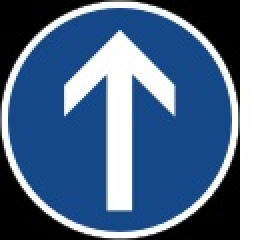
#> input picture new-traffic-signs/2/ahead-only.jpg, 127 x 120 px (shown 2 times larger)
$ jupyter execute --allow-errors Traffic_Sign_Classifier.ipynb   (shell and % lines are left out)
#> lines starting #> are read from the running program, lines starting #| are printed output that depends on the picture
#> (a cell that did not finish here is left out)

---
## Step 0: Load The Data

[cell 2]
# Load pickled data
import pickle

# TODO: Fill this in based on where you saved the training and testing data

training_file = 'train.p'
#validation_file=?
testing_file = 'test.p'

#> (the rest of this cell did not finish here and is left out)

---

## Step 1: Dataset Summary & Exploration

The pickled data is a dictionary with 4 key/value pairs:

- `'features'` is a 4D array containing raw pixel data of the traffic sign images, (num examples, width, height, channels).
- `'labels'` is a 1D array containing the label/class id of the traffic sign. The file `signnames.csv` contains id -> name mappings for each id.
- `'sizes'` is a list containing tuples, (width, height) representing the the original width and height the image.
- `'coords'` is a list containing tuples, (x1, y1, x2, y2) representing coordinates of a bounding box around the sign in the image. **THESE COORDINATES ASSUME THE ORIGINAL IMAGE. THE PICKLED DATA CONTAINS RESIZED VERSIONS (32 by 32) OF THESE IMAGES**

Complete the basic data summary below. Use python, numpy and/or pandas methods to calculate the data summary rather than hard coding the results. For example, the [pandas shape method](http://pandas.pydata.org/pandas-docs/stable/generated/pandas.DataFrame.shape.html) might be useful for calculating some of the summary results.

### Provide a Basic Summary of the Data Set Using Python, Numpy and/or Pandas

[cell 3]
### Replace each question mark with the appropriate value.
### Use python, pandas or numpy methods rather than hard coding the results
from PIL import Image
# TODO: Number of training examples
#> (the rest of this cell did not finish here and is left out)

### Include an exploratory visualization of the dataset

Visualize the German Traffic Signs Dataset using the pickled file(s). This is open ended, suggestions include: plotting traffic sign images, plotting the count of each sign, etc.

The [Matplotlib](http://matplotlib.org/) [examples](http://matplotlib.org/examples/index.html) and [gallery](http://matplotlib.org/gallery.html) pages are a great resource for doing visualizations in Python.

**NOTE:** It's recommended you start with something simple first. If you wish to do more, come back to it after you've completed the rest of the sections.

[cell 4]
### Data exploration visualization code goes here.
### Feel free to use as many code cells as needed.
import matplotlib.pyplot as plt
import random
import csv
import numpy as np
# Visualizations will be shown in the notebook.

def read_labels(fileName):
    with open(fileName, newline='', encoding="utf8") as csvFile:
        csvReader = csv.reader(csvFile)
        vals = [x[1] for x in csvReader][1:]
        return vals

#> (the rest of this cell did not finish here and is left out)

----

## Step 2: Design and Test a Model Architecture

Design and implement a deep learning model that learns to recognize traffic signs. Train and test your model on the [German Traffic Sign Dataset](http://benchmark.ini.rub.de/?section=gtsrb&subsection=dataset).

There are various aspects to consider when thinking about this problem:

- Neural network architecture
- Play around preprocessing techniques (normalization, rgb to grayscale, etc)
- Number of examples per label (some have more than others).
- Generate fake data.

Here is an example of a [published baseline model on this problem](http://yann.lecun.com/exdb/publis/pdf/sermanet-ijcnn-11.pdf). It's not required to be familiar with the approach used in the paper but, it's good practice to try to read papers like these.

**NOTE:** The LeNet-5 implementation shown in the [classroom](https://classroom.udacity.com/nanodegrees/nd013/parts/fbf77062-5703-404e-b60c-95b78b2f3f9e/modules/6df7ae49-c61c-4bb2-a23e-6527e69209ec/lessons/601ae704-1035-4287-8b11-e2c2716217ad/concepts/d4aca031-508f-4e0b-b493-e7b706120f81) at the end of the CNN lesson is a solid starting point. You'll have to change the number of classes and possibly the preprocessing, but aside from that it's plug and play!

### Pre-process the Data Set (normalization, grayscale, etc.)

Use the code cell (or multiple code cells, if necessary) to implement the first step of your project.

[cell 5]
### Preprocess the data here. Preprocessing steps could include normalization, converting to grayscale, etc.
### Feel free to use as many code cells as needed.

#things that can be tried
# - distort perspective
# - not sure about randomizing data sets
# gray scale - read somewhere - not much help
#

import cv2
#from skimage import exposure
import numpy as np
import scipy.ndimage
import tensorflow as tf
from sklearn.model_selection import train_test_split

print('Preprocessing data...')

# Image Normalization - a way to undo light differences
normalize = True
#  image sharpening filter
sharpen = False
# Histogram equalization - equalizes pixel values
equalize = False
# Adaptive histogram equalization
clahe = False
# Gaussian blur
gaussian_blur = False

# [7 lines left out: function equalize_histogram, not called in this run]

def preprocess_image(img):
    if equalize:
        img = equalize_histogram(img)
    if clahe:
        cl = cv2.createCLAHE(clipLimit=4.0, tileGridSize=(2,2))
        img = cv2.cvtColor(img, cv2.COLOR_RGB2Lab);
        channels = cv2.split(img)
        # apply to the 'L' channel
        channels[0] = cl.apply(channels[0])
        img = cv2.merge(channels)
        img = cv2.cvtColor(img, cv2.COLOR_Lab2RGB);
    if normalize:
        img = (img - [128])/128
    if gaussian_blur:
        img = cv2.GaussianBlur(img,(3,3),0)
    if sharpen:
        kernel = np.array([[-1,-1,-1], [-1,10,-1], [-1,-1,-1]])
        img = cv2.filter2D(img, -1, kernel)
    return img

print("Images before preprocessing:")
#> (the rest of this cell did not finish here and is left out)

### Model Architecture

[cell 6]
### Define your architecture here.
### Feel free to use as many code cells as needed.

import tensorflow as tf
from tensorflow.contrib.layers import flatten

EPOCHS = 10
BATCH_SIZE = 128

# [52 lines left out: function LeNet, not called in this run]

print('model architecture defined')

### Train, Validate and Test the Model

A validation set can be used to assess how well the model is performing. A low accuracy on the training and validation
sets imply underfitting. A high accuracy on the test set but low accuracy on the validation set implies overfitting.

[cell 7]
### Train your model here.
### Calculate and report the accuracy on the training and validation set.
### Once a final model architecture is selected,
### the accuracy on the test set should be calculated and reported as well.
### Feel free to use as many code cells as needed.
import time
print ('creating the model...')

#> (the rest of this cell did not finish here and is left out)

---

## Step 3: Test a Model on New Images

To give yourself more insight into how your model is working, download at least five pictures of German traffic signs from the web and use your model to predict the traffic sign type.

You may find `signnames.csv` useful as it contains mappings from the class id (integer) to the actual sign name.

### Load and Output the Images

[cell 8]
import matplotlib.image as mpimg

new_imgs_labels = [35, 18, 38, 25, 25, 14]
imageNames = ['ahead-only.jpg', 'general-caution.jpg', 'keep-right.jpg', 'road-work.jpg', 'construction.jpg', 'stop.jpg']

#'speed-limit.jpg', 'speed-limit2.jpg'

images = []

for imgName in imageNames:
    img = mpimg.imread('new-traffic-signs/2/' + imgName)
#> img is the input picture: shape (120, 127, 3); mean R, G, B 76.4, 103.3, 136.8
    img = preprocess_image(img)
    img = cv2.resize(img,(32,32))
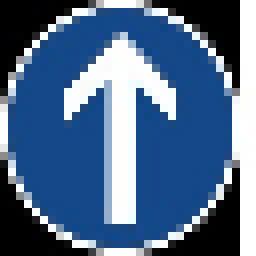
#> img: shape (32, 32, 3) float64 (shown 8 times larger); mean of channels 0, 1, 2 -0.38, -0.17, 0.0906; drawn with min black and max white
    images.append(img)
    plt.imshow(img)
    plt.show()
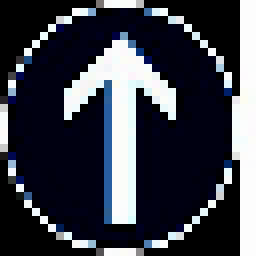
#> shown: shape (32, 32, 3) float64 (shown 8 times larger); mean R, G, B 0.236, 0.247, 0.287
#> pass 2 of the loop `for imgName in imageNames:`:
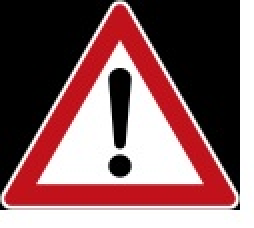
#> input picture new-traffic-signs/2/general-caution.jpg, 127 x 114 px (shown 2 times larger)
#> img is the input picture: shape (114, 127, 3); mean R, G, B 132.7, 94.6, 96.8
#> `img = cv2.resize(img,(32,32))`:
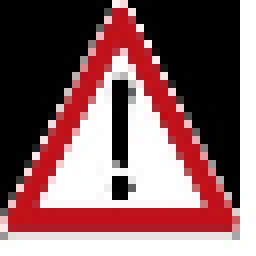
#> img: shape (32, 32, 3) float64 (shown 8 times larger); mean of channels 0, 1, 2 0.0506, -0.246, -0.23; drawn with min black and max white
#> `plt.show()`:
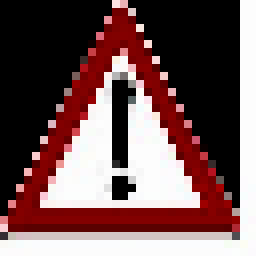
#> shown: shape (32, 32, 3) float64 (shown 8 times larger); mean R, G, B 0.45, 0.331, 0.332
#> pass 3 of the loop `for imgName in imageNames:`:
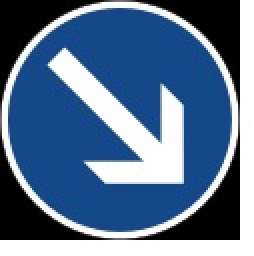
#> input picture writeup-images/keep-right.jpg, 127 x 128 px, found by its file name (shown 2 times larger)
#> img is the input picture: shape (128, 127, 3); mean R, G, B 87.2, 112.6, 144
#> `img = cv2.resize(img,(32,32))`:
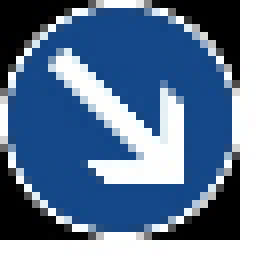
#> img: shape (32, 32, 3) float64 (shown 8 times larger); mean of channels 0, 1, 2 -0.294, -0.0958, 0.149; drawn with min black and max white
#> `plt.show()`:
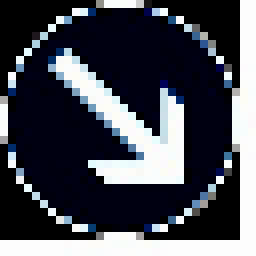
#> shown: shape (32, 32, 3) float64 (shown 8 times larger); mean R, G, B 0.282, 0.292, 0.329
#> the loop made 6 passes; the first 3 are shown

extra_features = images
extra_labels = imageNames
extra_img_count = len(extra_features)
